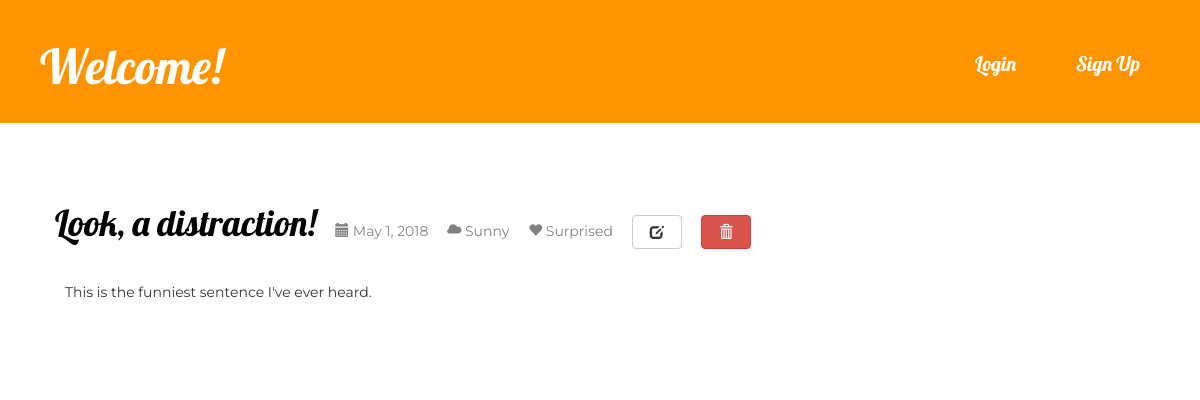
Screenshot of /post/32/ with the database file from the repository.
### diary/models.py (models this page shows, shortened)
class Post(models.Model):
    WEATHER_CHOICES = (
        ('Sunny', 'Sunny'),
       	('Windy', 'Windy'),
       	('Rainy', 'Rainy'),
       	('Snowy', 'Snowy'),
        ('Foggy', 'Foggy'),
        ('Cloudy', 'Cloudy'),
        ('Stormy', 'Stormy'),
    )
    MOOD_CHOICES = (
       	('HAPPY', 'Happy'),
        ('SAD', 'Sad'),
        ('EXCITED', 'Excited'),
        ('FURIOUS', 'Furious'),
        ('DEPRESSED', 'Depressed'),
        ('EXHAUSTED', 'Exhausted'),
        ('FRIGHTENED', 'Frightened'),
        ('RELAXED', 'Relaxed'),
        ('SURPRISED', 'Surprised'),
        ('ANGRY', 'Angry'),
        ('NERVOUS', 'Nervous'),
        ('LONELY', 'Lonely'),
        ('JEALOUS', 'Jealous'),
        ('SHY', 'Shy'),
        ('UPSET', 'Upset'),
        ('DISGUSTED', 'Disgusted'),
    )
    date = models.DateField(default=date.today)
    weather = models.CharField(max_length=20, choices=WEATHER_CHOICES,default='Sunny')
    mood = MultiSelectField(choices=MOOD_CHOICES)
    author = models.ForeignKey('auth.User', on_delete=models.CASCADE)
    title = models.CharField(max_length=200)
    text = models.TextField()
    class Meta:
        ordering = ['-date']

### diary/views.py (the view)
# urls.py: url(r'^post/(?P<pk>\d+)/$', views.post_detail, name='post_detail'),
def post_detail(request, pk):
    post = get_object_or_404(Post, pk=pk)
    return render(request, 'diary/post_detail.html', {'post': post})

### diary/templates/diary/post_detail.html
{% extends 'diary/base.html' %}
{% block content %}
    <div class="post">
        <h1>{{ post.title }}</h1>
        {% if post.date %}
            <div class="date">
                <span class="glyphicon glyphicon-calendar"></span> {{ post.date }}
            </div>
        {% endif %}
        <div class="weather"><span class="glyphicon glyphicon-cloud"></span> {{ post.weather }}</div>
        {% if post.mood %}
            <div class="mood">
                <span class="glyphicon glyphicon-heart"></span> {{ post.mood }}
            </div>
        {% endif %}
        <a class="btn btn-default" href="{% url 'post_edit' pk=post.pk %}"><span class="glyphicon glyphicon-edit"></span></a>
        <a class="btn btn-danger" href="{% url 'post_delete' pk=post.pk %}"><span class="glyphicon glyphicon-trash"></span></a>
        <p>{{ post.text|linebreaksbr }}</p>
    </div>
{% endblock %}

### diary/static/css/diary.css (style rules this page uses)
h1 { color: #000000; }
h1, h2, h3, h4 { font-family: 'Lobster', cursive; }
.date, .weather, .mood { font-family: 'Montserrat', sans-serif; color: #828282; }
.post div, .post h1, .post a, .post button { display: inline-block; margin-right: 15px; }
.post a { width: 50px; }
.post p { margin: 30px 10px 10px; }
.post { margin-top: 30px; margin-bottom: 70px; }
p { font-family: 'Montserrat', sans-serif; }

### rows the page displays
Post: title "Look, a distraction!", date "May 1, 2018", weather "Sunny", mood "Surprised", text "This is the funniest sentence I've ever heard."
